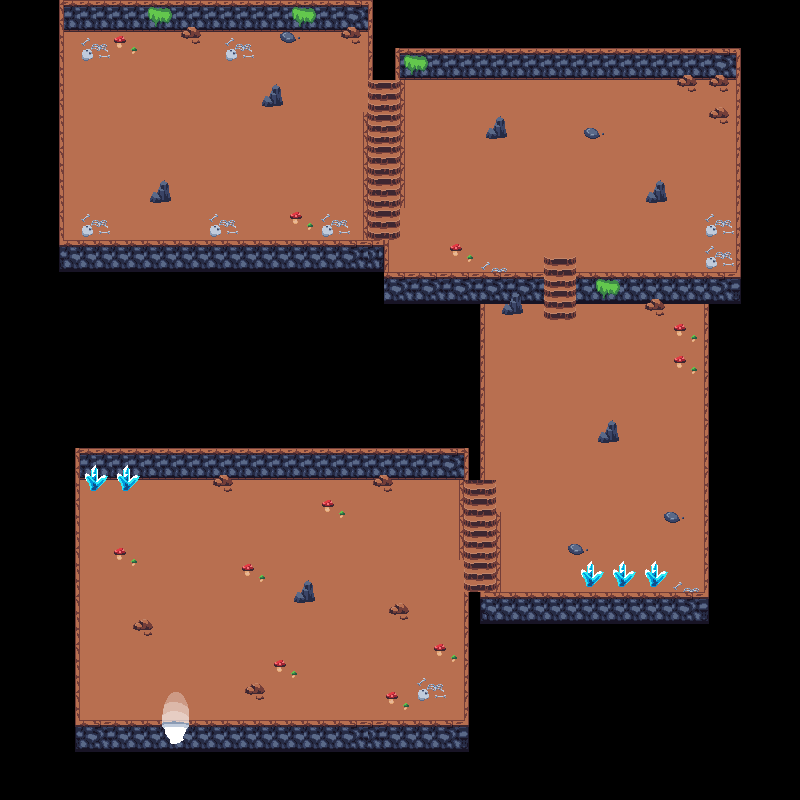

Rendered tile map (Tiled .tmx) drawn with the repository's tilesets; below, a short description and the map source with its tile grids summarised:
An orthogonal 50x50 tile map with 16x16 px tiles, 5 tile layers (floor, stairs, walls, decorations, ...) and 68 objects (61x collision, exit_dungeon, spawn_dungeon, boss_path1, boss_path2, ...).

<map version="1.10" tiledversion="1.10.1" orientation="orthogonal" renderorder="right-down" width="50" height="50" tilewidth="16" tileheight="16" infinite="0" nextlayerid="8" nextobjectid="76">
 <tileset firstgid="1" source="dungeon.tsx" />
 <layer id="1" name="floor" width="50" height="50">
  <data>[2500 cells, 1164 non-empty, 16 distinct tile ids]</data>
 </layer>
 <layer id="2" name="stairs" width="50" height="50">
  <data>[2500 cells, 42 non-empty, 4 distinct tile ids]</data>
 </layer>
 <layer id="3" name="walls" width="50" height="50">
  <data>[2500 cells, 414 non-empty, 25 distinct tile ids]</data>
 </layer>
 <layer id="4" name="decorations" width="50" height="50">
  <data>[2500 cells, 175 non-empty, 34 distinct tile ids]</data>
 </layer>
 <layer id="7" name="top" width="50" height="50">
  <data>[2500 cells, 29 non-empty, 7 distinct tile ids]</data>
 </layer>
 <objectgroup id="5" name="objects">
  <object id="2" type="collision" x="73" y="443" width="6.5" height="313" />
  <object id="5" type="collision" x="41.5" y="-2" width="22" height="276.5" />
  <object id="6" type="collision" x="367" y="-2" width="6" height="82.5" />
  <object id="7" type="collision" x="382" y="239.5" width="7" height="66" />
  <object id="8" type="collision" x="463.5" y="590.5" width="7.5" height="162.5" />
  <object id="9" type="collision" x="479" y="300.5" width="5.5" height="178.5" />
  <object id="10" type="collision" x="703.5" y="302.5" width="7" height="324.5" />
  <object id="11" type="collision" x="734.5" y="46" width="9" height="260.5" />
  <object id="12" type="collision" x="645" y="192.5" width="21" height="8" />
  <object id="13" type="collision" x="585.5" y="128" width="12" height="10" />
  <object id="14" type="collision" x="678" y="77" width="17.5" height="9.5" />
  <object id="15" type="collision" x="709.5" y="76" width="19" height="9.5" />
  <object id="16" type="collision" x="485" y="128.5" width="22" height="9.5" />
  <object id="17" type="collision" x="705" y="224.5" width="12.5" height="12" />
  <object id="18" type="collision" x="705.5" y="256.5" width="12" height="13" />
  <object id="19" type="collision" x="393" y="44" width="8" height="37" />
  <object id="20" type="collision" x="502.5" y="304.5" width="21" height="9.5" />
  <object id="21" type="collision" x="645.5" y="301.5" width="19" height="8.5" />
  <object id="22" type="collision" x="597.5" y="431.5" width="22.5" height="11" />
  <object id="23" type="collision" x="664" y="513.5" width="16.5" height="8" />
  <object id="24" type="collision" x="568" y="544.5" width="15.5" height="10" />
  <object id="25" type="collision" x="477.5" y="590.5" width="13" height="36.5" />
  <object id="26" type="collision" x="462.5" y="447.5" width="7" height="34" />
  <object id="27" type="collision" x="213.5" y="476.5" width="19" height="9.5" />
  <object id="28" type="collision" x="132.5" y="622" width="20.5" height="8" />
  <object id="29" type="collision" x="294" y="592" width="20" height="10" />
  <object id="30" type="collision" x="372.5" y="477.5" width="20" height="7.5" />
  <object id="33" type="collision" x="244" y="685.5" width="21.5" height="7.5" />
  <object id="34" type="collision" x="417" y="689" width="12.5" height="12.5" />
  <object id="35" type="collision" x="389" y="607.5" width="20.5" height="6.5" />
  <object id="36" type="collision" x="81.5" y="49.5" width="11" height="11" />
  <object id="37" type="collision" x="224.5" y="49.5" width="12.5" height="11" />
  <object id="38" type="collision" x="181" y="29.5" width="20.5" height="9" />
  <object id="41" type="collision" x="280" y="30.5" width="16" height="11.5" />
  <object id="42" type="collision" x="340" y="27.5" width="21.5" height="11" />
  <object id="43" type="collision" x="261" y="95.5" width="23.5" height="11" />
  <object id="44" type="collision" x="150.5" y="192.5" width="20" height="10" />
  <object id="45" type="collision" x="81" y="226" width="11.5" height="9.5" />
  <object id="46" type="collision" x="209.5" y="225.5" width="11" height="10.5" />
  <object id="47" type="collision" x="322" y="225.5" width="11" height="11" />
  <object id="48" type="collision" x="57" y="-1" width="317" height="32.5" />
  <object id="49" type="collision" x="396" y="46.5" width="352" height="34" />
  <object id="50" type="collision" x="75" y="445" width="393" height="34" />
  <object id="51" type="collision" x="74" y="719" width="394.5" height="35" />
  <object id="52" type="collision" x="478" y="592.5" width="236" height="34" />
  <object id="53" type="collision" x="122" y="475" width="6" height="16" />
  <object id="54" type="collision" x="88" y="476" width="10" height="16.5" />
  <object id="55" type="collision" x="129" y="476" width="5.5" height="9.5" />
  <object id="56" type="collision" x="94" y="475" width="8.5" height="10.5" />
  <object id="57" type="collision" x="118" y="475.5" width="4.5" height="6.5" />
  <object id="58" type="collision" x="383" y="271.5" width="160.5" height="32" />
  <object id="59" type="collision" x="575.5" y="271.5" width="164.5" height="32.5" />
  <object id="60" type="collision" x="58.5" y="241" width="327" height="29.5" />
  <object id="61" name="exit_dungeon" x="160.5" y="704.5" width="30" height="40.5" />
  <object id="62" name="spawn_dungeon" x="123.5" y="688.5">
   <point />
  </object>
  <object id="63" type="collision" x="586" y="575" width="7" height="13" />
  <object id="64" type="collision" x="616.5" y="574.5" width="9.5" height="13" />
  <object id="65" type="collision" x="650.5" y="574" width="6.5" height="13" />
  <object id="66" type="collision" x="708" y="110" width="22" height="8.5" />
  <object id="72" type="collision" x="362.364" y="112" width="5.81818" height="132.182" />
  <object id="73" type="collision" x="400" y="78.1818" width="4.72727" height="130" />
  <object id="74" type="collision" x="495.636" y="511.818" width="5.45455" height="80.5455" />
  <object id="75" type="collision" x="459.273" y="479.273" width="4.72727" height="81.0909" />
 </objectgroup>
 <objectgroup id="6" name="NPCPath">
  <object id="67" name="boss_path1" x="79.6667" y="128.333" width="16.6667" height="15.6667" />
  <object id="68" name="boss_path2" x="127.667" y="80" width="16.3333" height="15.3333" />
  <object id="69" name="boss_path3" x="240.333" y="127.667" width="16.3333" height="16" />
  <object id="70" name="boss_path4" x="224" y="192" width="16.3333" height="16.3333" />
  <object id="71" name="boss_path5" x="176" y="144.333" width="15.6667" height="16" />
 </objectgroup>
</map>
